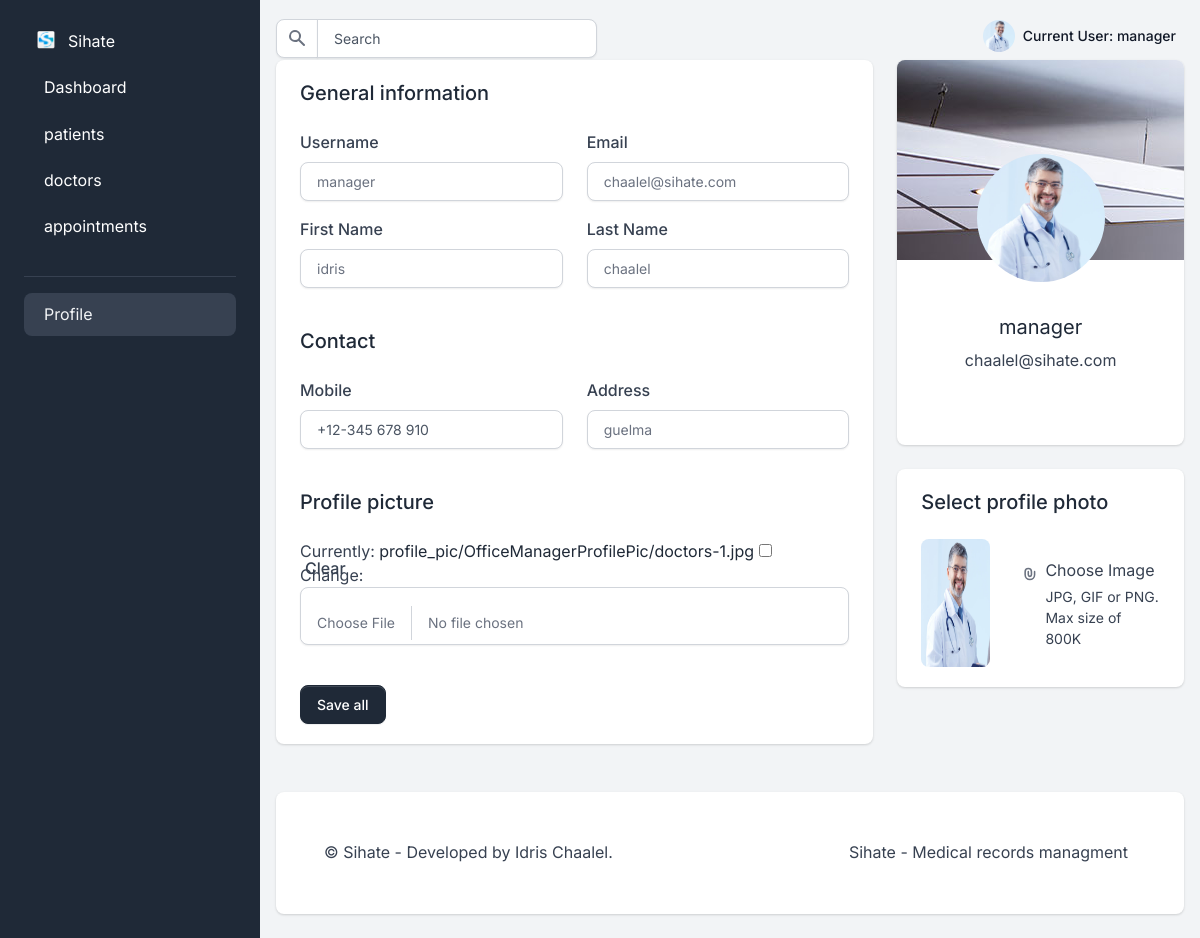
Screenshot of /user/manager/profile/ (signed in) with the database file from the repository.
### users/models.py (models this page shows, shortened)
class User(AbstractUser):
    is_doctor = models.BooleanField("doctor status", default=False)
    is_patient = models.BooleanField("patient status", default=False)
    is_manager = models.BooleanField("office manager status", default=False)

class OfficeManager(User):
    address = models.CharField(max_length=254, blank=True, default="/")
    mobile = PhoneNumberField(blank=True)
    profile_pic = models.ImageField(
        upload_to="profile_pic/OfficeManagerProfilePic/", null=True, blank=True
    )
    class Meta:
        verbose_name = "OfficeManager"
        verbose_name_plural = "OfficeManagers"
    def get_profile_pic(self):
        if self.profile_pic:
            return self.profile_pic.url
        else:
            return "/static/assets/profile/img/default/default_profile_picture.png"

class User(AbstractUser):
    is_doctor = models.BooleanField("doctor status", default=False)
    is_patient = models.BooleanField("patient status", default=False)
    is_manager = models.BooleanField("office manager status", default=False)

### users/views/manager_views.py (the view)
@user_passes_test(lambda u: u.is_authenticated and u.is_manager)
def manager_profile_view(request):
    manager = models.OfficeManager.objects.get(id=request.user.id)
    if request.method == "POST":
        form = forms.ManagerUpdateForm(request.POST, request.FILES, instance=manager)
        if form.is_valid():
            form.save()
            messages.success(request, "Your profile has been updated!")
            return redirect("manager_profile_view")
        else:
            messages.error(
                request, "There was an error updating your profile. Please try again."
            )
    else:
        form = forms.ManagerUpdateForm(instance=manager)
    context = {
        "form": form,
        "manager": manager,
        "segment": "profile",
    }
    return render(request, "profiles/manager/profile/manager_profile.html", context)

### users/forms.py
class ManagerUpdateForm(forms.ModelForm):
    class Meta:
        model = users_models.OfficeManager
        fields = [
            "username",
            "email",
            "first_name",
            "last_name",
            "address",
            "mobile",
            "profile_pic",
        ]
    mobile = PhoneNumberField(required=False)

### templates/profiles/manager/profile/manager_profile.html (shortened to what this page needs)
{%extends 'profiles/manager/index.html'%}
{% load widget_tweaks %}
{% load static %}
{% block content %}
<div class="row">
    <div class="col-12 col-xl-8">
        <div class="card card-body border-0 shadow mb-4">
            <h2 class="h5 mb-4">General information</h2>
            <form method="post" enctype="multipart/form-data">
                <div class="row">
                    <div class="col-md-6 mb-3">
                        <div>
                            <label for="username">Username</label>
                            {% render_field form.username class="form-control" id="username" placeholder="Enter your username" %}
                        </div>
                    </div>
                    <div class="col-md-6 mb-3">
                        <div>
                            <label for="last_name">Email</label>
                            {% render_field form.email class="form-control" id="last_name" type="text" placeholder="Also your email" %}
                        </div>
                    </div>
                </div>
                <div class="row">
                    <div class="col-md-6 mb-3">
                        <div>
                            <label for="first_name">First Name</label>
                            {% render_field form.first_name class="form-control" id="first_name" placeholder="Enter your first name" %}
                        </div>
                    </div>
                    <div class="col-md-6 mb-3">
                        <div>
                            <label for="last_name">Last Name</label>
                            {% render_field form.last_name class="form-control" id="last_name" type="text" placeholder="Also your last name" %}
                        </div>
                    </div>
                </div>
                <h2 class="h5 my-4">Contact</h2>
                <div class="row">
                    <div class="col-md-6 mb-3">
                        <div class="form-group">
                            <label for="phone">Mobile</label>
                            {% render_field form.mobile class="form-control" id="phone" type="number" placeholder="+12-345 678 910" %}
                        </div>
                    </div>
                    <div class="col-md-6 mb-3">
                        <div class="form-group">
                            <label for="address">Address</label>
                            {% render_field form.address class="form-control" id="address"  placeholder="Enter your home address" %}
                        </div>
                    </div>
                </div>
                <h2 class="h5 my-4">Profile picture</h2>
                <div class="row">
                    <div class="form-floating mb-3">
                        {% render_field form.profile_pic class="form-control" type="file" placeholder="Profile Picture"%}
                    </div>
                </div>
                <div class="mt-3">
                    <button class="btn btn-gray-800 mt-2 animate-up-2" type="submit">Save all</button>
                </div>
            </form>
        </div>
    </div>
    <div class="col-12 col-xl-4">
        <div class="row">
            <div class="col-12 mb-4">
                <div class="card shadow border-0 text-center p-0">
                    <div class="card-body pb-5">
                        <img src="{{manager.get_profile_pic}}" class="avatar-xl rounded-circle mx-auto mt-n7 mb-4"
                            alt="Manager picture" />
                        <h5 class="fw-normal">
                            {{ manager.username }}
                        </h5>
                        <p class="text-gray mb-4">
                            {{ manager.email }}
                        </p>
                    </div>
                </div>
            </div>
            <div class="col-12">
                <div class="card card-body border-0 shadow mb-4">
                    <h2 class="h5 mb-4">Select profile photo</h2>
                    <div class="d-flex align-items-center">
                        <div class="me-3">
                            <img src="{{manager.get_profile_pic}}" class="rounded avatar-xl" alt="Manager picture" />
                        </div>
                        <div class="file-field">
                            <div class="d-flex justify-content-xl-center ms-xl-3">
                                <div class="d-flex">
                                    <svg class="icon text-gray-500 me-2" fill="currentColor" viewBox="0 0 20 20"
                                        xmlns="http://www.w3.org/2000/svg">
                                        <path fill-rule="evenodd"
                                            d="M8 4a3 3 0 00-3 3v4a5 5 0 0010 0V7a1 1 0 112 0v4a7 7 0 11-14 0V7a5 5 0 0110 0v4a3 3 0 11-6 0V7a1 1 0 012 0v4a1 1 0 102 0V7a3 3 0 00-3-3z"
                                            clip-rule="evenodd"></path>
                                    </svg>
                                    <div class="d-md-block text-left">
                                        <div class="fw-normal text-dark mb-1">Choose Image</div>
                                        <div class="text-gray small">JPG, GIF or PNG. Max size of 800K</div>
                                    </div>
                                </div>
                            </div>
                        </div>
                    </div>
                </div>
            </div>
        </div>
    </div>
</div>
{%endblock content%}

### templates/profiles/manager/includes/parts/navigation.html (shortened to what this page needs)
{%load static%}
<nav class="navbar navbar-top navbar-expand navbar-dashboard navbar-dark ps-0 pe-2 pb-0">
  <div class="container-fluid px-0">
    <div class="d-flex justify-content-between w-100" id="navbarSupportedContent">
      <div class="d-flex align-items-center">
        <form class="navbar-search form-inline" id="navbar-search-main">
          <div class="input-group input-group-merge search-bar">
            <span class="input-group-text" id="topbar-addon">
            </span>
            <input type="text" class="form-control" id="topbarInputIconLeft" placeholder="Search" aria-label="Search"
              aria-describedby="topbar-addon">
          </div>
        </form>
      </div>
      <ul class="navbar-nav align-items-center">
        <li class="nav-item dropdown ms-lg-3">
          <a class="nav-link dropdown-toggle pt-1 px-0" href="#" role="button" data-bs-toggle="dropdown"
            aria-expanded="false">
            <div class="media d-flex align-items-center">
              <img src="{{ manager.get_profile_pic }}" class="avatar rounded-circle" alt="Manager profile picture" />
              <div class="media-body ms-2 text-dark align-items-center d-none d-lg-block">
                <span class="mb-0 font-small fw-bold text-gray-900">
                  <strong>Current User:</strong> {{ request.user.username }}
                </span>
              </div>
            </div>
          </a>
        </li>
      </ul>
    </div>
  </div>
</nav>

### rows the page displays
OfficeManager: get_profile_pic (picture), address "guelma"
User: user.username "manager", username "manager", email "chaalel@sihate.com", first_name "idris", last_name "chaalel"
